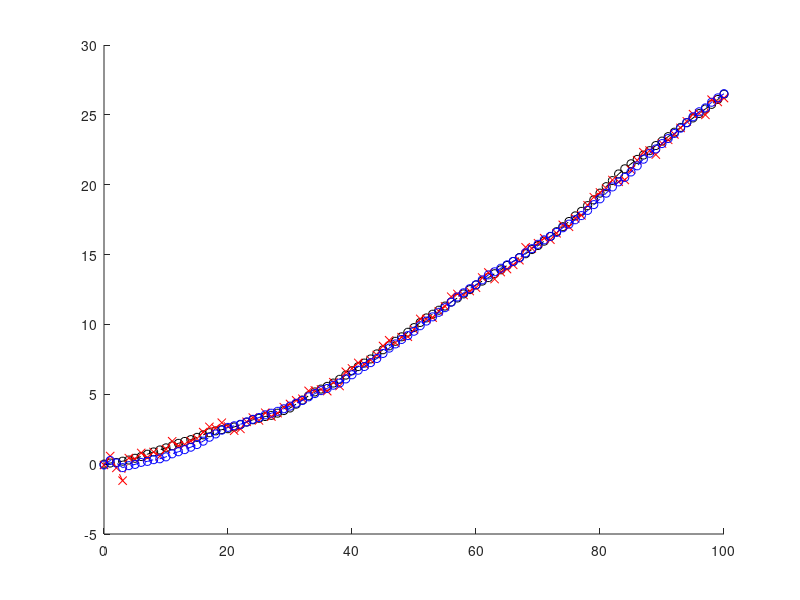

MATLAB code to generate this figure:
clear;clc;clf
%rng(1);

% dt = 1; N_k = 0.1; N = 20; 
% A = 1; C = 1; M_k = 0;
% x0 = 1;
% x0_hat = 0; S = 1000;
% 
% x = ones(1, N+1);
% z = x + chol(N_k)'*randn(1,N+1);
% 
% x_hat_kp_k = zeros(1, N+1); sigma_hat_kp_k = zeros(1, N+1);
% x_hat_k_k = zeros(1, N+1); sigma_hat_k_k = zeros(1, N+1);
% 
% x_hat_kp_k(1) = x0_hat; sigma_hat_kp_k(1) = S;
% 
% for k=0:N-1
%      %update
%      K_gain = sigma_hat_kp_k(k+1)*C'*inv(C*sigma_hat_kp_k(k+1)*C'+N_k);
%      x_hat_k_k(k+1) = x_hat_kp_k(k+1) + K_gain*(z(k+1)-C*x_hat_kp_k(k+1));
%      sigma_hat_k_k(k+1) = sigma_hat_kp_k(k+1) - K_gain*C*sigma_hat_kp_k(k+1);
% 
%      %prediction
%      x_hat_kp_k(k+2) = A*x_hat_k_k(k+1);
%      sigma_hat_kp_k(k+2) = A*sigma_hat_k_k(k+1) + M_k;
% end
% 
% %update
% k = N;
% K_gain = sigma_hat_kp_k(k+1)*C'*inv(C*sigma_hat_kp_k(k+1)*C'+N_k);
% x_hat_k_k(k+1) = x_hat_kp_k(k+1) + K_gain*(z(k+1)-C*x_hat_kp_k(k+1));
% sigma_hat_k_k(k+1) = sigma_hat_kp_k(k+1) - K_gain*C*sigma_hat_kp_k(k+1);

dt = 1; N_k = 0.1; N = 100; 
A = [1 dt; 0 1]; C = [1 0]; M_k = [0.001 0.0005; 0.0005 0.0008];
x0 = [0,0.1];
s = 1000;
x0_hat = [1,0]; S = diag([s,s]);

x = ones(2, N+1);
z = zeros(1,N+1);

x(:,1) = x0;
z(1) = C*x(:,1) + chol(N_k)'*randn(1,1);

for i=1:N
    x(:,i+1) = A*x(:,i) + chol(M_k)'*randn(2,1);
    z(i+1) = C*x(:,i+1) + chol(N_k)'*randn(1,1);
end

x_hat_kp_k = zeros(2, N+1); sigma_hat_kp_k = zeros(2,2, N+1);
x_hat_k_k = zeros(2, N+1); sigma_hat_k_k = zeros(2,2, N+1);

x_hat_kp_k(:,1) = x0_hat; sigma_hat_kp_k(:,:,1) = S;

for k=0:N-1
     %update
     K_gain = sigma_hat_kp_k(:,:,k+1)*C'*inv(C*sigma_hat_kp_k(:,:,k+1)*C'+N_k);
     x_hat_k_k(:,k+1) = x_hat_kp_k(:,k+1) + K_gain*(z(k+1)-C*x_hat_kp_k(:,k+1));
     sigma_hat_k_k(:,:,k+1) = sigma_hat_kp_k(:,:,k+1) - K_gain*C*sigma_hat_kp_k(:,:,k+1);

     %prediction
     x_hat_kp_k(:,k+2) = A*x_hat_k_k(:,k+1);
     sigma_hat_kp_k(:,:,k+2) = A*sigma_hat_k_k(:,:,k+1) + M_k;
end

%update
k = N;
K_gain = sigma_hat_kp_k(:,:,k+1)*C'*inv(C*sigma_hat_kp_k(:,:,k+1)*C'+N_k);
x_hat_k_k(:,k+1) = x_hat_kp_k(:,k+1) + K_gain*(z(k+1)-C*x_hat_kp_k(:,k+1));
sigma_hat_k_k(:,:,k+1) = sigma_hat_kp_k(:,:,k+1) - K_gain*C*sigma_hat_kp_k(:,:,k+1);

hold on
plot(0:N,x(1,:),"ko--")
plot(0:N,z,"rx--")
plot(0:N,x_hat_k_k(1,:),"bo--")
